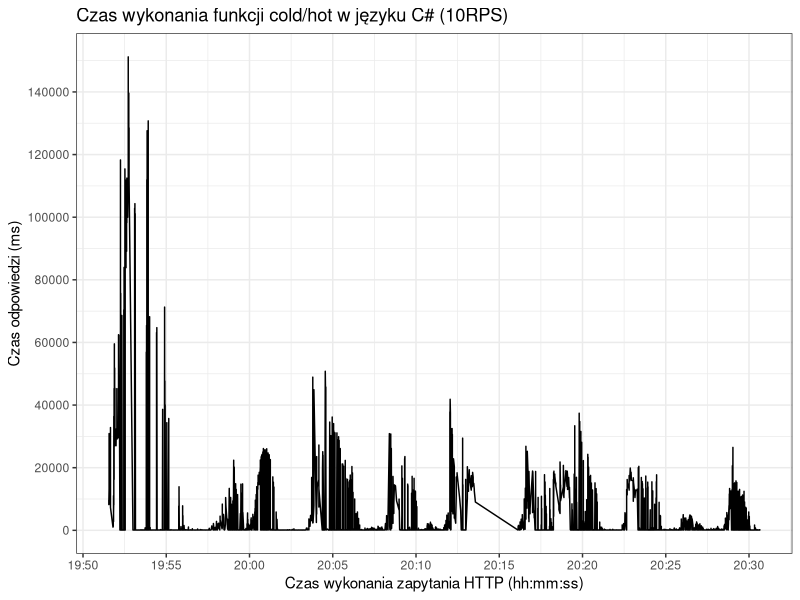

The R source for this figure:
library("ggplot2")
library("scales")

png(filename="graph.png", width=1280, height=1024)

dat = read.csv("data.csv")
dat$timestamp = as.POSIXct(dat$timestamp, format = "%Y-%m-%dT%H:%M:%S")

ggplot(data=dat, aes(timestamp)) +
geom_line(aes(y = duration)) +
theme_bw() +
scale_x_datetime(labels = date_format("%H:%M"), breaks = pretty_breaks(n=10)) +
scale_y_continuous(breaks=pretty_breaks(n=10)) +
labs(x = "Czas wykonania zapytania HTTP (hh:mm:ss)", y = "Czas odpowiedzi (ms)") + 
ggtitle("Czas wykonania funkcji cold/hot w języku C# (10RPS)")
